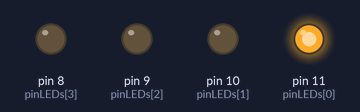
Bench run of a sketch on a simulated Arduino Uno, built with avr-gcc and run on an emulated ATmega328P. Parts: output pins drawn as LEDs (lit = HIGH).

Above: at 0.05 s.
At 0.35 s:
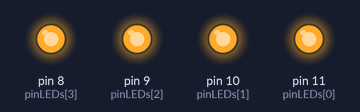
At 0.75 s:
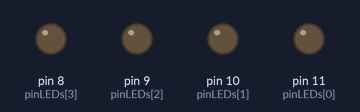
At 1.35 s:
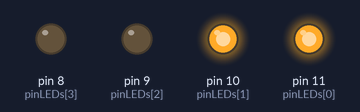
At 2.85 s:
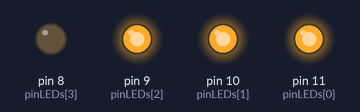
Timing chart, 0 to 3.1 s (numbered marks = the images above):
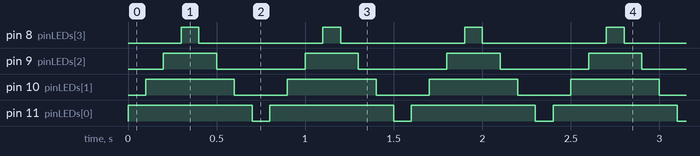

Measured:
- by itself, pin 8 (pinLEDs[3]): alternates HIGH for 0.10 s and LOW for 0.70 s
- by itself, pin 9 (pinLEDs[2]): alternates HIGH for 0.30 s and LOW for 0.50 s
- by itself, pin 10 (pinLEDs[1]): alternates HIGH for 0.50 s and LOW for 0.30 s
- by itself, pin 11 (pinLEDs[0]): alternates HIGH for 0.70 s and LOW for 0.10 s

The sketch:

CLASE1_PDI.ino
```cpp
int pinLEDs[] = {11, 10, 9, 8};
int nPines = 4;
int n = 0;
/*
  int pinLED1 = 8;
  int pinLED2 = 9;
  int pinLED3 = 10;
  int pinLED4 = 11;
*/
int timeON = 100;

void setup() {

  for (int i = 0; i < nPines; i++) {
    pinMode(pinLEDs[i], OUTPUT);
    digitalWrite(pinLEDs[i], LOW);
  }
}

void loop() {

  for (int i = 0; i < nPines; i++) {
    digitalWrite(pinLEDs[i], HIGH);
    delay(timeON);

  }

  for (int i = 3; i >= 0; i--) {
    digitalWrite(pinLEDs[i], LOW);
    delay(timeON);

  }


  //  n++;
  //
  //  if (n == nPines) {
  //    n = 0;
  //  }

}

/* Clase 1 - Programación de interfases
   1 simbolos
   2 vocabulario
   3 sintaxis
   4 semántica

  Siempre dsp de INT (variable) va un separador " ; "

  CLASE 2 -
  ARRAY
  Ciclo FOR


*/
```
